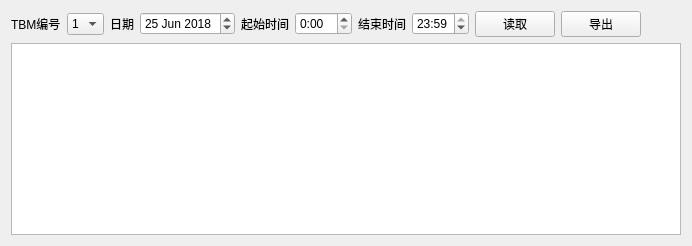
          <widget class="QWidget" name="tab_6">
           <attribute name="title">
            <string>TBM运行状态记录</string>
           </attribute>
           <layout class="QVBoxLayout" name="verticalLayout_26">
            <item>
             <layout class="QHBoxLayout" name="horizontalLayout_11">
              <item>
               <widget class="QLabel" name="label_101">
                <property name="font">
                 <font>
                  <weight>50</weight>
                  <bold>false</bold>
                 </font>
                </property>
                <property name="text">
                 <string>TBM编号</string>
                </property>
               </widget>
              </item>
              <item>
               <widget class="QComboBox" name="comboBox_4">
                <property name="maximumSize">
                 <size>
                  <width>40</width>
                  <height>16777215</height>
                 </size>
                </property>
                <property name="font">
                 <font>
                  <weight>50</weight>
                  <bold>false</bold>
                 </font>
                </property>
                <item>
                 <property name="text">
                  <string>1</string>
                 </property>
                </item>
               </widget>
              </item>
              <item>
               <widget class="QLabel" name="label_37">
                <property name="font">
                 <font>
                  <pointsize>9</pointsize>
                  <weight>50</weight>
                  <bold>false</bold>
                 </font>
                </property>
                <property name="text">
                 <string>日期</string>
                </property>
               </widget>
              </item>
              <item>
               <widget class="QDateEdit" name="dateEdit_2">
                <property name="font">
                 <font>
                  <pointsize>9</pointsize>
                  <weight>50</weight>
                  <bold>false</bold>
                 </font>
                </property>
                <property name="dateTime">
                 <datetime>
                  <hour>0</hour>
                  <minute>0</minute>
                  <second>0</second>
                  <year>2018</year>
                  <month>6</month>
                  <day>25</day>
                 </datetime>
                </property>
               </widget>
              </item>
              <item>
               <widget class="QLabel" name="label_39">
                <property name="font">
                 <font>
                  <weight>50</weight>
                  <bold>false</bold>
                 </font>
                </property>
                <property name="text">
                 <string>起始时间</string>
                </property>
               </widget>
              </item>
              <item>
               <widget class="QDateTimeEdit" name="dateTimeEdit_2">
                <property name="font">
                 <font>
                  <weight>50</weight>
                  <bold>false</bold>
                 </font>
                </property>
                <property name="displayFormat">
                 <string>H:mm</string>
                </property>
               </widget>
              </item>
              <item>
               <widget class="QLabel" name="label_40">
                <property name="font">
                 <font>
                  <weight>50</weight>
                  <bold>false</bold>
                 </font>
                </property>
                <property name="text">
                 <string>结束时间</string>
                </property>
               </widget>
              </item>
              <item>
               <widget class="QDateTimeEdit" name="dateTimeEdit_3">
                <property name="font">
                 <font>
                  <weight>50</weight>
                  <bold>false</bold>
                 </font>
                </property>
                <property name="time">
                 <time>
                  <hour>23</hour>
                  <minute>59</minute>
                  <second>0</second>
                 </time>
                </property>
                <property name="displayFormat">
                 <string>H:mm</string>
                </property>
               </widget>
              </item>
              <item>
               <widget class="QPushButton" name="pushButton">
                <property name="font">
                 <font>
                  <pointsize>9</pointsize>
                  <weight>50</weight>
                  <bold>false</bold>
                 </font>
                </property>
                <property name="text">
                 <string>读取</string>
                </property>
               </widget>
              </item>
              <item>
               <widget class="QPushButton" name="pushButton_2">
                <property name="font">
                 <font>
                  <pointsize>9</pointsize>
                  <weight>50</weight>
                  <bold>false</bold>
                 </font>
                </property>
                <property name="text">
                 <string>导出</string>
                </property>
               </widget>
              </item>
              <item>
               <spacer name="horizontalSpacer_3">
                <property name="orientation">
                 <enum>Qt::Horizontal</enum>
                </property>
                <property name="sizeHint" stdset="0">
                 <size>
                  <width>40</width>
                  <height>20</height>
                 </size>
                </property>
               </spacer>
              </item>
             </layout>
            </item>
            <item>
             <widget class="QTableView" name="tableView"/>
            </item>
           </layout>
          </widget>
